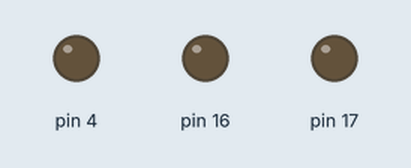
Simulated run of this sketch. Board: Arduino Uno, built with avr-gcc and run on an emulated ATmega328P. Shown: output pins drawn as LEDs (lit = HIGH).

Above: at 3.0 s.
At 8.0 s:
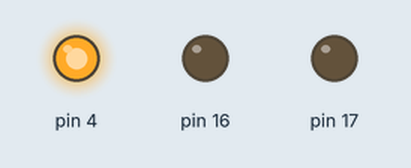
At 11.0 s:
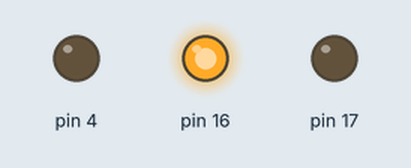
Timing chart, 0 to 15.6 s (numbered marks = the images above):
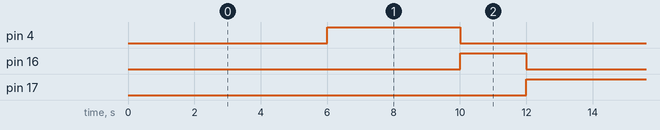

The sketch:

TrafficLight.ino
```cpp
#include "trafficLight.h"

// iniciamos o objeto da classe com os pinos das LEDs(vermelho, amarelo, verde)
trafficLight light1(17,16,4);

void setup() {
  light1.begin(); // setup do objeto
  light1.setIntervals(6000, 4000, 2000); // define intervalos que cada LED deve ficar ligada (vermelho, verde, amarelo)
}

void loop() {
  // roda a logica do farol sem deixar o loop preso em um "delay()"
  light1.update();
}
```

trafficLight.cpp
```cpp
#include "trafficLight.h"
#include <Arduino.h>

// fazemos referencia da classe que estamos trabalhando para que o compilador entenda
trafficLight::trafficLight(int pR, int pY, int pG) : pinR(pR), pinY(pY), pinG(pG) { // passamos os valores da inicializacao para as variaveis privadas
  // e inicializamos as variaveis de rotacao da LED
  state = 0;
  previousMillis = 0;
}

// logica da funcao de inicializacao
void trafficLight::begin() {
    pinMode(pinR, OUTPUT);
    pinMode(pinY, OUTPUT);
    pinMode(pinG, OUTPUT);
  // jogamos todos os pinos para LOW como incializacao
    digitalWrite(pinR, LOW);
    digitalWrite(pinY, LOW);
    digitalWrite(pinG, LOW);

}

void trafficLight::setIntervals(int tR, int tG, int tY){
  intervals[0] = tR;
  intervals[1] = tG;
  intervals[2] = tY;
}

// logica que mantem o farol funcionando sem parar o void loop()
void trafficLight::update(){
  // define a variavel para o tempo atual
  unsigned long currentMillis = millis();
  // caso o tempo passado desde a ultima ativacao seja maior do que o tempo da LED da sequencia, ele entra no if()
  if(currentMillis - previousMillis > intervals[state]){
    previousMillis = currentMillis;


    // apaga todas as LED (reinicia)
    digitalWrite(pinR, LOW);
    digitalWrite(pinY, LOW);
    digitalWrite(pinG, LOW);

    // avanca para o proximo estado, mas se chegar a 3, volta para 0
    state = (state + 1)%3;

    // liga a led correspondente a 'state'
    switch(state){
      case 0:
        digitalWrite(pinR, HIGH);
        break;

      case 1:
        digitalWrite(pinG, HIGH);
        break;

      case 2:
        digitalWrite(pinY, HIGH);
        break;
    }
  }
}
```

trafficLight.h
```cpp
class trafficLight {

private:
  // pinos das LEDs e state para definir de qual LED eh a vez
  int pinR, pinY, pinG, state;
  // tempo antigo, para comparar com o tempo atual e ver delay
  unsigned long previousMillis;
  // para organizar os intervalos das LEDs em um array
  int intervals[3];


public:
  // construtor
  trafficLight(int pR, int pY, int pG);
  // declaracao da funcao de inicializacao
  void begin();
  // declaracao a funcao que guarda o tempo que cada LED deve ficar ligada
  void setIntervals(int tR, int tY, int tG);
  // declaramos a funcao de atualizacao da logica do farol
  void update();

};
```

Measured:
- by itself, pin 4: alternates HIGH for 4.0 s and LOW for 8.0 s
- by itself, pin 16: alternates HIGH for 2.0 s and LOW for 10.0 s
- by itself, pin 17: alternates HIGH for 6.0 s and LOW for 6.0 s
